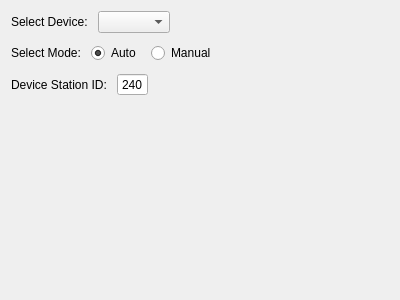
<?xml version="1.0" encoding="UTF-8"?>
<ui version="4.0">
 <class>AdvUserStation</class>
 <widget class="QWidget" name="AdvUserStation">
  <property name="geometry">
   <rect>
    <x>0</x>
    <y>0</y>
    <width>400</width>
    <height>300</height>
   </rect>
  </property>
  <property name="windowTitle">
   <string>Form</string>
  </property>
  <layout class="QVBoxLayout" name="verticalLayout_2">
   <item>
    <layout class="QVBoxLayout" name="verticalLayout">
     <property name="spacing">
      <number>10</number>
     </property>
     <item>
      <layout class="QHBoxLayout" name="horizontalLayout_2">
       <item>
        <widget class="QLabel" name="label_2">
         <property name="text">
          <string>Select Device:</string>
         </property>
        </widget>
       </item>
       <item>
        <widget class="QComboBox" name="comboBox_deviceList"/>
       </item>
       <item>
        <spacer name="horizontalSpacer">
         <property name="orientation">
          <enum>Qt::Horizontal</enum>
         </property>
         <property name="sizeHint" stdset="0">
          <size>
           <width>40</width>
           <height>20</height>
          </size>
         </property>
        </spacer>
       </item>
      </layout>
     </item>
     <item>
      <layout class="QHBoxLayout" name="horizontalLayout_3">
       <item>
        <widget class="QLabel" name="label_3">
         <property name="text">
          <string>Select Mode:</string>
         </property>
        </widget>
       </item>
       <item>
        <widget class="QRadioButton" name="radioBtn_auto">
         <property name="text">
          <string>Auto</string>
         </property>
         <property name="checked">
          <bool>true</bool>
         </property>
        </widget>
       </item>
       <item>
        <widget class="QRadioButton" name="radioBtn_manual">
         <property name="text">
          <string>Manual</string>
         </property>
        </widget>
       </item>
       <item>
        <spacer name="horizontalSpacer_3">
         <property name="orientation">
          <enum>Qt::Horizontal</enum>
         </property>
         <property name="sizeHint" stdset="0">
          <size>
           <width>40</width>
           <height>20</height>
          </size>
         </property>
        </spacer>
       </item>
      </layout>
     </item>
     <item>
      <layout class="QHBoxLayout" name="horizontalLayout">
       <item>
        <widget class="QLabel" name="label">
         <property name="text">
          <string>Device Station ID:</string>
         </property>
        </widget>
       </item>
       <item>
        <widget class="QSpinBox" name="spinBox_stationid">
         <property name="buttonSymbols">
          <enum>QAbstractSpinBox::NoButtons</enum>
         </property>
         <property name="minimum">
          <number>1</number>
         </property>
         <property name="maximum">
          <number>240</number>
         </property>
         <property name="value">
          <number>240</number>
         </property>
        </widget>
       </item>
       <item>
        <spacer name="horizontalSpacer_2">
         <property name="orientation">
          <enum>Qt::Horizontal</enum>
         </property>
         <property name="sizeHint" stdset="0">
          <size>
           <width>40</width>
           <height>20</height>
          </size>
         </property>
        </spacer>
       </item>
      </layout>
     </item>
    </layout>
   </item>
   <item>
    <spacer name="verticalSpacer">
     <property name="orientation">
      <enum>Qt::Vertical</enum>
     </property>
     <property name="sizeHint" stdset="0">
      <size>
       <width>20</width>
       <height>217</height>
      </size>
     </property>
    </spacer>
   </item>
  </layout>
 </widget>
 <resources/>
 <connections/>
</ui>
